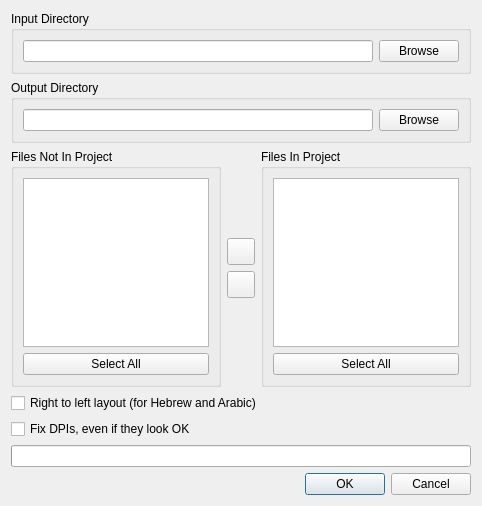
<?xml version="1.0" encoding="UTF-8"?>
<ui version="4.0">
 <class>ProjectFilesDialog</class>
 <widget class="QDialog" name="ProjectFilesDialog">
  <property name="geometry">
   <rect>
    <x>0</x>
    <y>0</y>
    <width>482</width>
    <height>506</height>
   </rect>
  </property>
  <property name="windowTitle">
   <string>Project Files</string>
  </property>
  <layout class="QVBoxLayout" name="verticalLayout">
   <item>
    <widget class="QGroupBox" name="groupBox_2">
     <property name="title">
      <string>Input Directory</string>
     </property>
     <layout class="QHBoxLayout">
      <item>
       <widget class="QLineEdit" name="inpDirLine">
        <property name="enabled">
         <bool>true</bool>
        </property>
       </widget>
      </item>
      <item>
       <widget class="QPushButton" name="inpDirBrowseBtn">
        <property name="text">
         <string>Browse</string>
        </property>
       </widget>
      </item>
     </layout>
    </widget>
   </item>
   <item>
    <widget class="QGroupBox" name="groupBox">
     <property name="title">
      <string>Output Directory</string>
     </property>
     <layout class="QHBoxLayout">
      <item>
       <widget class="QLineEdit" name="outDirLine"/>
      </item>
      <item>
       <widget class="QPushButton" name="outDirBrowseBtn">
        <property name="text">
         <string>Browse</string>
        </property>
       </widget>
      </item>
     </layout>
    </widget>
   </item>
   <item>
    <layout class="QHBoxLayout">
     <item>
      <widget class="QGroupBox" name="groupBox_3">
       <property name="title">
        <string>Files Not In Project</string>
       </property>
       <layout class="QVBoxLayout">
        <item>
         <widget class="QListView" name="offProjectList">
          <property name="selectionMode">
           <enum>QAbstractItemView::ExtendedSelection</enum>
          </property>
         </widget>
        </item>
        <item>
         <widget class="QPushButton" name="offProjectSelectAllBtn">
          <property name="text">
           <string>Select All</string>
          </property>
         </widget>
        </item>
       </layout>
      </widget>
     </item>
     <item>
      <layout class="QVBoxLayout">
       <item>
        <spacer>
         <property name="orientation">
          <enum>Qt::Vertical</enum>
         </property>
         <property name="sizeHint" stdset="0">
          <size>
           <width>1</width>
           <height>1</height>
          </size>
         </property>
        </spacer>
       </item>
       <item>
        <widget class="QToolButton" name="addToProjectBtn">
         <property name="sizePolicy">
          <sizepolicy hsizetype="Fixed" vsizetype="Preferred">
           <horstretch>0</horstretch>
           <verstretch>0</verstretch>
          </sizepolicy>
         </property>
         <property name="toolTip">
          <string>&lt;html&gt;&lt;head&gt;&lt;meta name=&quot;qrichtext&quot; content=&quot;1&quot; /&gt;&lt;style type=&quot;text/css&quot;&gt;
p, li { white-space: pre-wrap; }
&lt;/style&gt;&lt;/head&gt;&lt;body style=&quot; font-family:'SF Compact Display'; font-size:9pt; font-weight:400; font-style:normal;&quot;&gt;
&lt;p style=&quot; margin-top:0px; margin-bottom:0px; margin-left:0px; margin-right:0px; -qt-block-indent:0; text-indent:0px;&quot;&gt;Add selected files to project.&lt;/p&gt;&lt;/body&gt;&lt;/html&gt;</string>
         </property>
         <property name="text">
          <string notr="true"/>
         </property>
         <property name="icon">
          <iconset resource="../resources/resources.qrc">
           <normaloff>:/icons/right-arrow-inscribed.svg</normaloff>:/icons/right-arrow-inscribed.svg</iconset>
         </property>
         <property name="iconSize">
          <size>
           <width>20</width>
           <height>20</height>
          </size>
         </property>
        </widget>
       </item>
       <item>
        <widget class="QToolButton" name="removeFromProjectBtn">
         <property name="sizePolicy">
          <sizepolicy hsizetype="Fixed" vsizetype="Preferred">
           <horstretch>0</horstretch>
           <verstretch>0</verstretch>
          </sizepolicy>
         </property>
         <property name="toolTip">
          <string>&lt;html&gt;&lt;head&gt;&lt;meta name=&quot;qrichtext&quot; content=&quot;1&quot; /&gt;&lt;style type=&quot;text/css&quot;&gt;
p, li { white-space: pre-wrap; }
&lt;/style&gt;&lt;/head&gt;&lt;body style=&quot; font-family:'SF Compact Display'; font-size:9pt; font-weight:400; font-style:normal;&quot;&gt;
&lt;p style=&quot; margin-top:0px; margin-bottom:0px; margin-left:0px; margin-right:0px; -qt-block-indent:0; text-indent:0px;&quot;&gt;Remove selected files from project.&lt;/p&gt;&lt;/body&gt;&lt;/html&gt;</string>
         </property>
         <property name="text">
          <string notr="true"/>
         </property>
         <property name="icon">
          <iconset resource="../resources/resources.qrc">
           <normaloff>:/icons/left-arrow-inscribed.svg</normaloff>:/icons/left-arrow-inscribed.svg</iconset>
         </property>
         <property name="iconSize">
          <size>
           <width>20</width>
           <height>20</height>
          </size>
         </property>
        </widget>
       </item>
       <item>
        <spacer>
         <property name="orientation">
          <enum>Qt::Vertical</enum>
         </property>
         <property name="sizeHint" stdset="0">
          <size>
           <width>1</width>
           <height>1</height>
          </size>
         </property>
        </spacer>
       </item>
      </layout>
     </item>
     <item>
      <widget class="QGroupBox" name="groupBox_4">
       <property name="title">
        <string>Files In Project</string>
       </property>
       <layout class="QVBoxLayout">
        <item>
         <widget class="QListView" name="inProjectList">
          <property name="enabled">
           <bool>true</bool>
          </property>
          <property name="selectionMode">
           <enum>QAbstractItemView::ExtendedSelection</enum>
          </property>
         </widget>
        </item>
        <item>
         <widget class="QPushButton" name="inProjectSelectAllBtn">
          <property name="text">
           <string>Select All</string>
          </property>
         </widget>
        </item>
       </layout>
      </widget>
     </item>
    </layout>
   </item>
   <item>
    <widget class="QCheckBox" name="rtlLayoutCB">
     <property name="text">
      <string>Right to left layout (for Hebrew and Arabic)</string>
     </property>
    </widget>
   </item>
   <item>
    <widget class="QCheckBox" name="forceFixDpi">
     <property name="text">
      <string>Fix DPIs, even if they look OK</string>
     </property>
    </widget>
   </item>
   <item>
    <widget class="QProgressBar" name="progressBar">
     <property name="value">
      <number>0</number>
     </property>
     <property name="textVisible">
      <bool>false</bool>
     </property>
    </widget>
   </item>
   <item>
    <widget class="QDialogButtonBox" name="buttonBox">
     <property name="orientation">
      <enum>Qt::Horizontal</enum>
     </property>
     <property name="standardButtons">
      <set>QDialogButtonBox::Cancel|QDialogButtonBox::Ok</set>
     </property>
    </widget>
   </item>
  </layout>
 </widget>
 <resources>
  <include location="../resources/resources.qrc"/>
 </resources>
 <connections>
  <connection>
   <sender>buttonBox</sender>
   <signal>rejected()</signal>
   <receiver>ProjectFilesDialog</receiver>
   <slot>reject()</slot>
   <hints>
    <hint type="sourcelabel">
     <x>295</x>
     <y>463</y>
    </hint>
    <hint type="destinationlabel">
     <x>286</x>
     <y>274</y>
    </hint>
   </hints>
  </connection>
  <connection>
   <sender>offProjectSelectAllBtn</sender>
   <signal>clicked()</signal>
   <receiver>offProjectList</receiver>
   <slot>selectAll()</slot>
   <hints>
    <hint type="sourcelabel">
     <x>74</x>
     <y>381</y>
    </hint>
    <hint type="destinationlabel">
     <x>86</x>
     <y>318</y>
    </hint>
   </hints>
  </connection>
  <connection>
   <sender>inProjectSelectAllBtn</sender>
   <signal>clicked()</signal>
   <receiver>inProjectList</receiver>
   <slot>selectAll()</slot>
   <hints>
    <hint type="sourcelabel">
     <x>386</x>
     <y>380</y>
    </hint>
    <hint type="destinationlabel">
     <x>382</x>
     <y>304</y>
    </hint>
   </hints>
  </connection>
 </connections>
</ui>
